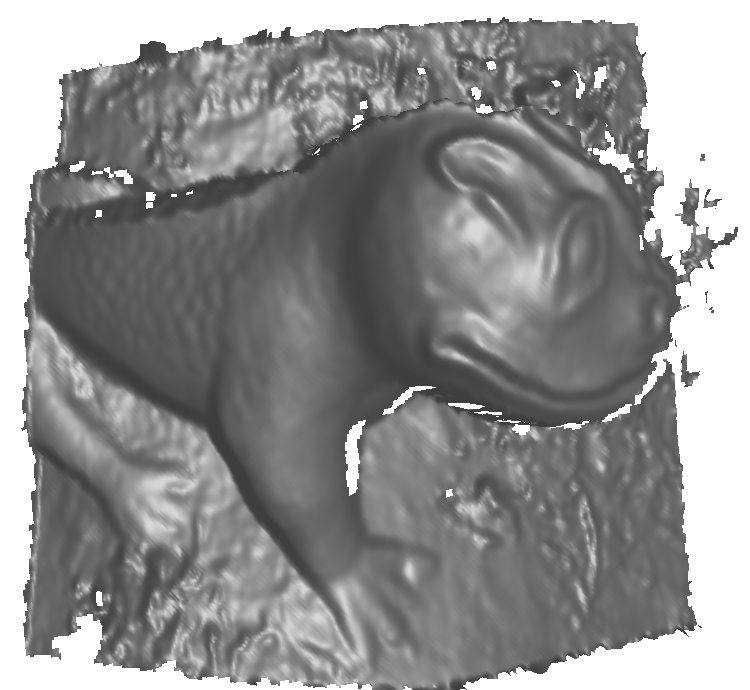
#> input picture images/model3D.png, 750 x 690 px, given in place of apa_3.png, which was not available
$ python run.py
#> lines starting #> are read from the running program, lines starting #| are printed output that depends on the picture; after the words box and inside, x2 and y2 are one past the last pixel; in counts of white or black regions, pixels touching at a corner belong together
### benchmarks/datasets.py
"""Ground-truth image pairs for the benchmark.

Every loader yields `Pair`s with the same layout, whatever the dataset stores on disk:

- `img1`, `img2`: uint8 RGB arrays of identical shape (H, W, 3). Pixelmap and OpenCV's
  dense flow methods both require equal sizes. Where a dataset's two images differ in
  size (HPatches), both are padded on the right and bottom, which leaves pixel
  coordinates unchanged.
- `gt_flow`: float32 (H, W, 2) holding (dx, dy), such that pixel (x, y) of img1 lands
  at (x + dx, y + dy) in img2.
- `gt_valid`: bool (H, W), where `gt_flow` is defined.
- `gt_noc`: bool (H, W) or None, the subset of `gt_valid` that is visible in both
  images (non-occluded). Only some datasets have it.

Datasets are read from `$PIXELMAP_BENCH_DATA` (default `~/datasets/pixelmap-bench`),
laid out as `download.sh` extracts them.
"""

from __future__ import annotations

import os
import re
from dataclasses import dataclass
from pathlib import Path
from typing import Callable, Iterator, Optional

import cv2
import numpy as np

REPO = Path(__file__).resolve().parent.parent
DATA = Path(os.environ.get("PIXELMAP_BENCH_DATA", "~/datasets/pixelmap-bench")).expanduser()


@dataclass
class Pair:
    dataset: str
    name: str
    img1: np.ndarray
    img2: np.ndarray
    gt_flow: np.ndarray
    gt_valid: np.ndarray
    gt_noc: Optional[np.ndarray] = None


class DatasetMissing(Exception):
    pass


# [7 lines left out: function _require, not called in this run]


def _read_rgb(path: Path) -> np.ndarray:
    img = cv2.imread(str(path), cv2.IMREAD_COLOR)  # grayscale files come back as 3 channels
    if img is None:
        raise IOError(f"cannot read {path}")
    return np.ascontiguousarray(img[:, :, ::-1])


def _grid(h: int, w: int) -> tuple[np.ndarray, np.ndarray]:
    ys, xs = np.mgrid[0:h, 0:w].astype(np.float32)
    return xs, ys


# [6 lines left out: function _pad_to, not called in this run]


def _homography_flow(H: np.ndarray, h1: int, w1: int, h2: int, w2: int, h: int, w: int):
    """Dense flow of the homography H (img1 → img2 coordinates) on an (h, w) canvas.

    Valid where the source pixel lies inside img1's real (h1, w1) area and its image
    lands inside img2's real (h2, w2) area.
    """
    xs, ys = _grid(h, w)
    pts = np.stack([xs, ys, np.ones_like(xs)], axis=-1) @ H.T.astype(np.float32)
    with np.errstate(divide="ignore", invalid="ignore"):
        mx = pts[..., 0] / pts[..., 2]
        my = pts[..., 1] / pts[..., 2]
    flow = np.stack([mx - xs, my - ys], axis=-1).astype(np.float32)
    valid = (
        (xs < w1) & (ys < h1)
        & (pts[..., 2] > 0)
        & (mx >= 0) & (mx <= w2 - 1) & (my >= 0) & (my <= h2 - 1)
    )
    flow[~valid] = 0
    return flow, valid


# --- synthetic ----------------------------------------------------------------------


def _longest_run(mask: np.ndarray) -> tuple[int, int]:
    best, start, run_start = (0, 0), None, None
    for i, m in enumerate(np.append(mask, False)):
        if m and run_start is None:
            run_start = i
        elif not m and run_start is not None:
            if i - run_start > best[1] - best[0]:
                best = (run_start, i)
            run_start = None
    return best


def _photo_bbox(region: np.ndarray) -> tuple[int, int, int, int]:
    """Bounding box of the photo inside a figure panel on a white background."""
    ink = (region < 235).any(axis=-1)
    y0, y1 = _longest_run(ink.mean(axis=1) > 0.3)
    x0, x1 = _longest_run(ink[y0:y1].mean(axis=0) > 0.6)
    my, mx = (y1 - y0) // 50, (x1 - x0) // 50  # trim antialiased edges
    return y0 + my, y1 - my, x0 + mx, x1 - mx


def synthetic(stride: int = 1) -> Iterator[Pair]:
    """Photos from the repo's images/, warped by known random homographies.

    Needs no download. Each source figure's top-left photo is cut out (without the
    figure's white margin and caption) and scaled to 960 px wide. It is then warped by
    a homography that moves each corner by up to 12% of the image size. img2 is the
    warp of img1, so the ground truth is exact wherever the warped point stays inside
    the frame.
    """
    rng = np.random.default_rng(1234)
    sources = ["apa_3.png", "staty_3.png", "trappa_3.png"]
    idx = 0
    for src in sources:
        full = _read_rgb(REPO / "images" / src)
        # The figures are composites with the two input photos on the top row.
        panel = full[: full.shape[0] // 2, : full.shape[1] // 2]
        y0, y1, x0, x1 = _photo_bbox(panel)
        crop = panel[y0:y1, x0:x1]
        w = 960
        h = round(w * crop.shape[0] / crop.shape[1])
        base = cv2.resize(crop, (w, h), interpolation=cv2.INTER_AREA)
        for k in range(3):
            corners = np.float32([[0, 0], [w, 0], [w, h], [0, h]])
            jitter = rng.uniform(-0.12, 0.12, size=(4, 2)) * np.float32([w, h])
            H = cv2.getPerspectiveTransform(corners, (corners + jitter).astype(np.float32))
            if idx % stride == 0:
                warped = cv2.warpPerspective(base, H, (w, h), flags=cv2.INTER_LINEAR)
                flow, valid = _homography_flow(H, h, w, h, w, h, w)
                yield Pair("synthetic", f"{Path(src).stem}_{k}", base, warped, flow, valid)
            idx += 1


# --- HPatches -----------------------------------------------------------------------


# [120 lines left out: functions hpatches, read_pfm, eth3d, read_kitti_flow, kitti15, read_flo and 1 more, not called in this run]


def sintel_clean(stride: int = 10) -> Iterator[Pair]:
    """MPI-Sintel training, clean pass. Every `stride`-th of the 1041 pairs."""
    return _sintel("clean", stride)


def sintel_final(stride: int = 10) -> Iterator[Pair]:
    """MPI-Sintel training, final pass (motion blur, fog). Every `stride`-th pair."""
    return _sintel("final", stride)


# Default strides are the loaders' own defaults; `--stride` overrides them.
DATASETS: dict[str, Callable[..., Iterator[Pair]]] = {
    "synthetic": synthetic,
    "hpatches": hpatches,
    "eth3d": eth3d,
    "kitti15": kitti15,
    "sintel_clean": sintel_clean,
    "sintel_final": sintel_final,
}

### benchmarks/methods.py
"""The methods under test, behind one signature: `fn(pair) -> flow`.

Each method gets the whole `Pair`, so it can pick the input format it wants (RGB,
BGR or gray). It returns float32 (H, W, 2) flow, with NaN wherever it gives no answer.
Only pixelmap ever returns NaN. OpenCV's methods answer everywhere.

`gt` and `zero` are not methods. They check the loaders and metrics: `gt` must score
EPE 0 and coverage 1, and `zero` must score EPE equal to the mean ground-truth
magnitude.

Derived methods (`*_filled`) post-process another method's output, so `run.py`
computes their base once per pair and reuses it.
"""

from __future__ import annotations

from typing import Callable

import cv2
import numpy as np
import pixelmap

from datasets import Pair

SEED = None  # None = the crate's fixed DEFAULT_SEED, so runs are reproducible


def _gray(img: np.ndarray) -> np.ndarray:
    return cv2.cvtColor(img, cv2.COLOR_RGB2GRAY)


def _bgr(img: np.ndarray) -> np.ndarray:
    return np.ascontiguousarray(img[:, :, ::-1])


def _pixelmap(quality: str) -> Callable[[Pair], np.ndarray]:
    def run(pair: Pair) -> np.ndarray:
        mapping = pixelmap.correspond(pair.img1, pair.img2, quality=quality, seed=SEED)
        return np.asarray(mapping.flow(), dtype=np.float32)

    return run


def _dis(preset: int) -> Callable[[Pair], np.ndarray]:
    def run(pair: Pair) -> np.ndarray:
        dis = cv2.DISOpticalFlow_create(preset)
        return dis.calc(_gray(pair.img1), _gray(pair.img2), None)

    return run


# [5 lines left out: function farneback, not called in this run]


def deepflow(pair: Pair) -> np.ndarray:
    return cv2.optflow.createOptFlow_DeepFlow().calc(_gray(pair.img1), _gray(pair.img2), None)


def rlof(pair: Pair) -> np.ndarray:
    return cv2.optflow.calcOpticalFlowDenseRLOF(_bgr(pair.img1), _bgr(pair.img2), None)


def pcaflow(pair: Pair) -> np.ndarray:
    return cv2.optflow.createOptFlow_PCAFlow().calc(_gray(pair.img1), _gray(pair.img2), None)


# [4 lines left out: function gt, not called in this run]


def zero(pair: Pair) -> np.ndarray:
    return np.zeros(pair.gt_flow.shape, np.float32)


# [13 lines left out: function fill_nearest, not called in this run]


METHODS: dict[str, Callable[[Pair], np.ndarray]] = {
    "pixelmap_low": _pixelmap("low"),
    "pixelmap_medium": _pixelmap("medium"),
    "pixelmap_high": _pixelmap("high"),
    "pixelmap_ultra": _pixelmap("ultra"),
    "dis_fast": _dis(cv2.DISOPTICAL_FLOW_PRESET_FAST),
    "dis_medium": _dis(cv2.DISOPTICAL_FLOW_PRESET_MEDIUM),
    "farneback": farneback,
    "deepflow": deepflow,
    "rlof": rlof,
    "pcaflow": pcaflow,
    "gt": gt,
    "zero": zero,
}

# name -> (base method, post-processing step)
DERIVED: dict[str, tuple[str, Callable[[np.ndarray], np.ndarray]]] = {
    f"{base}_filled": (base, fill_nearest)
    for base in ("pixelmap_low", "pixelmap_medium", "pixelmap_high", "pixelmap_ultra")
}

ALL = list(METHODS) + list(DERIVED)
# `ultra` differs from `high` only on photos wider than 1600 px, which none of the
# benchmark datasets have, so a default run leaves it out rather than repeat `high`.
DEFAULT = [
    m
    for m in ALL
    if m not in ("gt", "zero", "pixelmap_low_filled", "pixelmap_ultra", "pixelmap_ultra_filled")
]

# The method whose answered pixels define the "shared mask" every method is also
# scored on: is pixelmap more accurate *where it answers*?
REFERENCE = "pixelmap_medium"

### benchmarks/run.py
#!/usr/bin/env python3
"""Run methods over datasets and append one CSV row per (pair, method, threads).

    python run.py --datasets synthetic
    python run.py --datasets hpatches eth3d --threads 1
    python run.py --datasets kitti15 --methods pixelmap_medium dis_medium --limit 20

Runs can be resumed: a row that already exists in the output CSV is not computed
again. Run `report.py` on the CSV to get the tables.
"""

from __future__ import annotations

import argparse
import csv
import os
import sys
import time
from pathlib import Path

HERE = Path(__file__).resolve().parent


def parse_args() -> argparse.Namespace:
    # Import-free, so the thread count can be set in the environment before rayon and
    # OpenCV start their pools.
    p = argparse.ArgumentParser(description=__doc__, formatter_class=argparse.RawDescriptionHelpFormatter)
    p.add_argument("--datasets", nargs="+", default=["synthetic"])
    p.add_argument("--methods", nargs="+", default=None, help="default: every method except gt/zero/high")
    p.add_argument("--stride", type=int, default=None, help="take every N-th pair (overrides dataset default)")
    p.add_argument("--limit", type=int, default=None, help="at most N pairs per dataset")
    p.add_argument("--threads", type=int, default=os.cpu_count(), help="threads for both pixelmap and OpenCV")
    p.add_argument("--save-vis", type=int, default=0, metavar="N", help="save flow images for the first N pairs per dataset")
    p.add_argument("--out", type=Path, default=HERE / "results" / "results.csv")
    p.add_argument("--experiments", action="store_true", help="register the variants in experiments.py")
    return p.parse_args()


args = parse_args()
os.environ["RAYON_NUM_THREADS"] = str(args.threads)

import cv2  # noqa: E402
import numpy as np  # noqa: E402

import datasets  # noqa: E402
import methods  # noqa: E402
from metrics import PCK, score  # noqa: E402

if args.experiments:
    import experiments  # noqa: E402,F401  (registers its variants into `methods`)

cv2.setNumThreads(args.threads)

_METRICS = ["gt_pixels", "gt_mag", "coverage", "epe", "epe_med", "fl"] + [f"pck{k}" for k in PCK]
FIELDS = (
    ["dataset", "pair", "method", "threads", "width", "height", "seconds"]
    + _METRICS
    + [f"{m}_noc" for m in ("coverage", "epe", "fl")] + [f"pck{k}_noc" for k in PCK]
    + ["epe_shared", "shared_frac", "error"]
    + ["occ_frac"] + [f"{m}_occ" for m in ("coverage", "epe", "fl")] + [f"pck{k}_occ" for k in PCK]
)


# [12 lines left out: function flow_to_color, not called in this run]


def main() -> int:
    wanted = args.methods or methods.DEFAULT
    unknown = [m for m in wanted if m not in methods.ALL]
    if unknown:
        sys.exit(f"unknown methods {unknown}; choose from {methods.ALL}")
    bad = [d for d in args.datasets if d not in datasets.DATASETS]
    if bad:
        sys.exit(f"unknown datasets {bad}; choose from {list(datasets.DATASETS)}")

    args.out.parent.mkdir(parents=True, exist_ok=True)
    done: set[tuple[str, str, str, str]] = set()
    if args.out.exists():
        with open(args.out, newline="") as f:
            for r in csv.DictReader(f):
                done.add((r["dataset"], r["pair"], r["method"], r["threads"]))
    new_file = not args.out.exists()
    fields = FIELDS
    if not new_file:
        # Append in the file's own column order. A CSV started before a column was added
        # keeps its header, and the new column is left out of the rows appended to it.
        with open(args.out, newline="") as f:
            fields = next(csv.reader(f), FIELDS)
        missing = [c for c in FIELDS if c not in fields]
        if missing:
            print(f"{args.out} has no columns {missing}; they will not be written", file=sys.stderr)
    out = open(args.out, "a", newline="")
    writer = csv.DictWriter(out, fieldnames=fields, extrasaction="ignore")
    if new_file:
        writer.writeheader()

    warmed: set[str] = set()
    threads = str(args.threads)

    for ds_name in args.datasets:
        loader = datasets.DATASETS[ds_name]
        try:
            pairs = loader(args.stride) if args.stride else loader()
            n_seen = 0
            for pair in pairs:
                if args.limit is not None and n_seen >= args.limit:
                    break
                n_seen += 1
                vis = n_seen <= args.save_vis
                todo = [m for m in wanted if (ds_name, pair.name, m, threads) not in done]
                if not todo and not vis:
                    continue
                run_pair(pair, todo if not vis else wanted, todo, writer, warmed, vis)
                out.flush()
        except datasets.DatasetMissing as e:
            print(f"skipping: {e}", file=sys.stderr)
#> this loop made 1 pass
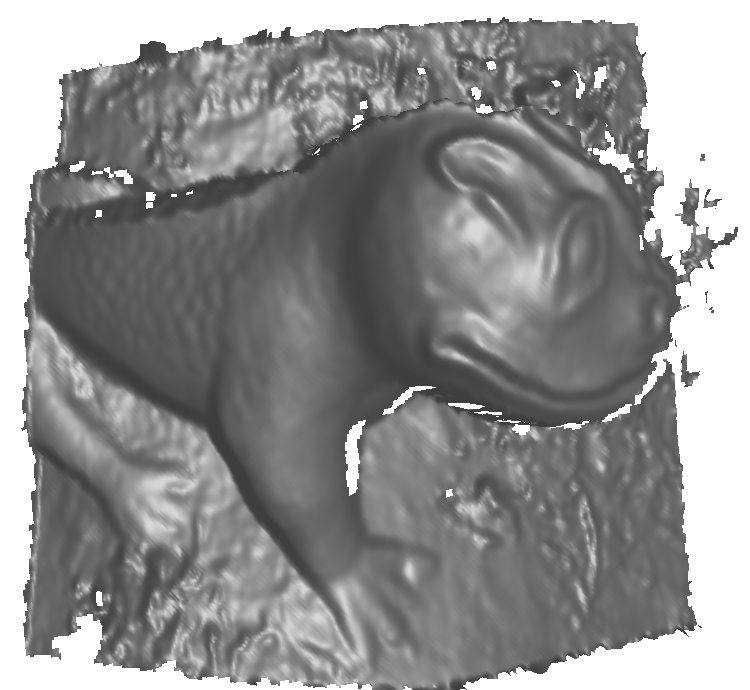
#> input picture images/model3D.png, 750 x 690 px, given in place of apa_3.png, which was not available
#> pass 1, in _photo_bbox, `ink = (region < 235).any(axis=-1)`:
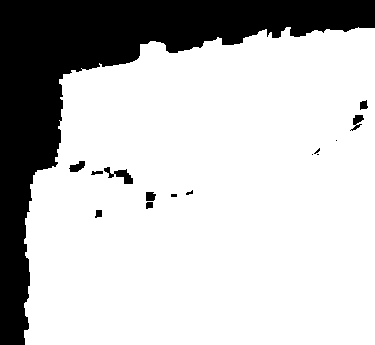
#> ink: shape (345, 375) bool; 76.8% white; 15 black regions (6 under 20 px), largest, box (x1, y1, x2, y2) and area: (0, 0, 375, 345) 29323, (104, 167, 133, 184) 205, (69, 161, 85, 172) 111
#> pass 1, in _grid, `ys, xs = np.mgrid[0:h, 0:w].astype(np.float32)`:
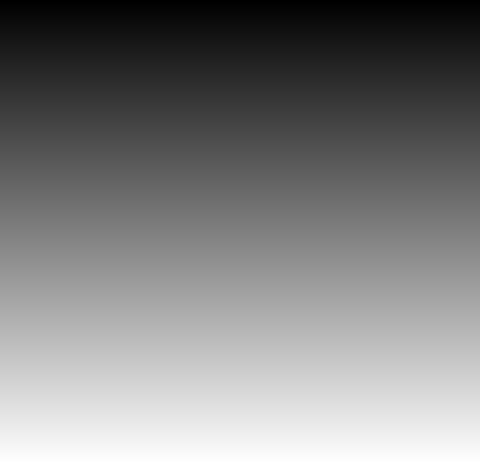
#> ys: shape (926, 960) float32 (shown at 1/2 size); min 0, max 925, mean 462.5; drawn with min black and max white
#> pass 1, in _grid, `ys, xs = np.mgrid[0:h, 0:w].astype(np.float32)`:
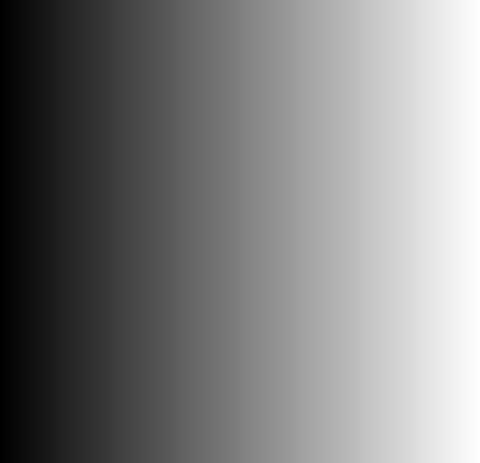
#> xs: shape (926, 960) float32 (shown at 1/2 size); min 0, max 959, mean 479.5; drawn with min black and max white
#> pass 1, in _homography_flow, `pts = np.stack([xs, ys, np.ones_like(xs)], axis=-1) @ H.T.astype(np.fl..`:
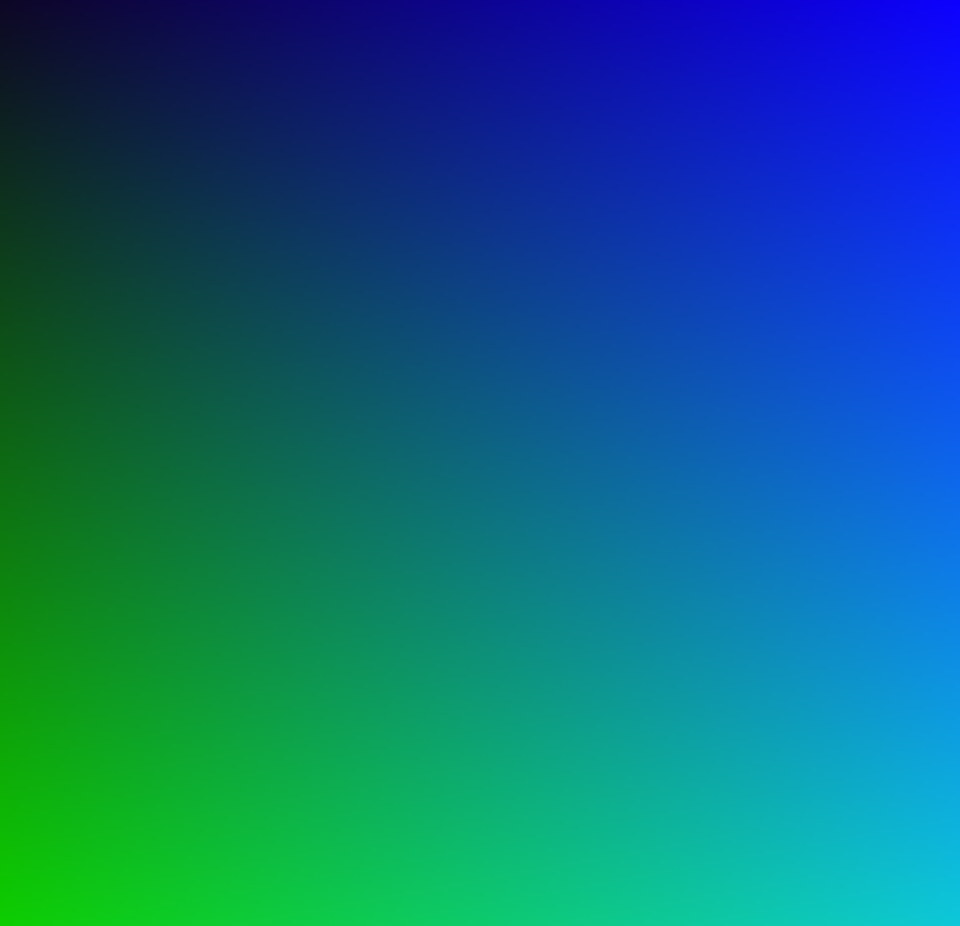
#> pts: shape (926, 960, 3) float32; mean of channels 0, 1, 2 509.5, 402.9, 1; drawn with min black and max white
    out.close()
    return 0


def run_pair(pair, compute, record, writer, warmed, vis) -> None:
    """Compute `compute` methods on one pair; write rows for the ones in `record`."""
    cache: dict[str, tuple[np.ndarray, float]] = {}

    def get(name: str):
        if name in cache:
            return cache[name]
        try:
            if name in methods.DERIVED:
                base, post = methods.DERIVED[name]
                base_flow, base_s = get(base)
                t = time.perf_counter()
                flow = post(base_flow)
                result = (flow, base_s + time.perf_counter() - t)
            else:
                fn = methods.METHODS[name]
                if name not in warmed:  # first call pays for pool start-up, JIT-free but cold caches
                    fn(pair)
                    warmed.add(name)
                t = time.perf_counter()
                flow = fn(pair)
                result = (flow, time.perf_counter() - t)
        except Exception as e:  # noqa: BLE001 — one failing method must not end the run
            result = (None, float("nan"), f"{type(e).__name__}: {e}")
        cache[name] = result
        return result

    ref = get(methods.REFERENCE)
    shared = None
    if ref[0] is not None:
        shared = np.all(np.isfinite(ref[0]), axis=-1) & pair.gt_valid

    h, w = pair.gt_valid.shape
    for name in compute:
        res = get(name)
        if name not in record:
            continue
        row = {"dataset": pair.dataset, "pair": pair.name, "method": name, "threads": args.threads,
               "width": w, "height": h, "seconds": f"{res[1]:.4f}"}
        if res[0] is None:
            row["error"] = res[2]
            print(f"{pair.dataset}/{pair.name} {name}: ERROR {res[2]}", file=sys.stderr)
        else:
            row.update(score(res[0], pair.gt_flow, pair.gt_valid, pair.gt_noc, shared))
            print(f"{pair.dataset}/{pair.name} {name:24s} cov {row['coverage']:.3f}  "
                  f"epe {row['epe']:7.2f}  pck3 {row['pck3']:.3f}  {res[1]:6.2f}s", flush=True)
        writer.writerow({k: (f"{v:.6g}" if isinstance(v, float) else v) for k, v in row.items()})

    if vis:
        d = args.out.parent / "vis" / pair.dataset / pair.name
        d.mkdir(parents=True, exist_ok=True)
        max_mag = float(np.linalg.norm(pair.gt_flow, axis=-1)[pair.gt_valid].max(initial=1.0))
        cv2.imwrite(str(d / "img1.png"), pair.img1[:, :, ::-1])
        cv2.imwrite(str(d / "img2.png"), pair.img2[:, :, ::-1])
        gt_vis = pair.gt_flow.copy()
        gt_vis[~pair.gt_valid] = np.nan
        cv2.imwrite(str(d / "gt.png"), flow_to_color(gt_vis, max_mag))
        for name in compute:
            if cache[name][0] is not None:
                cv2.imwrite(str(d / f"{name}.png"), flow_to_color(cache[name][0], max_mag))

    # `get` calls itself, so it sits in a reference cycle (get -> its closure cell ->
    # get) that keeps everything it closes over, `cache` and `pair`, alive until the
    # cyclic GC runs, which can take many pairs. That piled up 100+ MB per pair until
    # the machine ran out of memory and froze. Deleting the name breaks the cycle.
    del get


if __name__ == "__main__":
    sys.exit(main())
#> (the call stopped at in run, `mapping = pixelmap.correspond(pair.img1, pair.img2, quality=quality, s..`: pixelmap is not available in this run)
